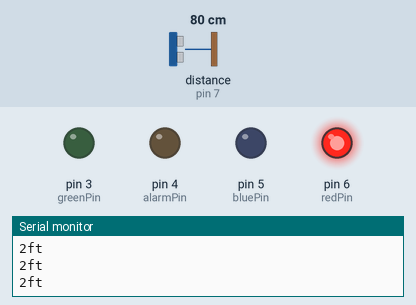
Simulated run of this sketch. Board: Arduino Uno, built with avr-gcc and run on an emulated ATmega328P. On the bench: output pins drawn as LEDs (lit = HIGH), the last lines printed to the serial monitor. Wiring (inferred from the names in the program): ultrasonic range finder: trigger pin 7; echo pin 7. The test bench sets the inputs (shaded band); at power-on: distance to the obstacle (sensor on pin 7) 80 cm. The echo pulse lasts 58.3 µs per cm.

Above: at 1.2 s.
1.3 s: distance to the obstacle (sensor on pin 7) set to 149 cm
2.8 s: distance to the obstacle (sensor on pin 7) set to 158 cm
At 3.6 s:
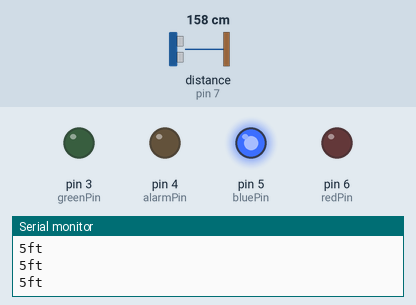
4.4 s: distance to the obstacle (sensor on pin 7) set to 179 cm
5.9 s: distance to the obstacle (sensor on pin 7) set to 188 cm
At 7.1 s:
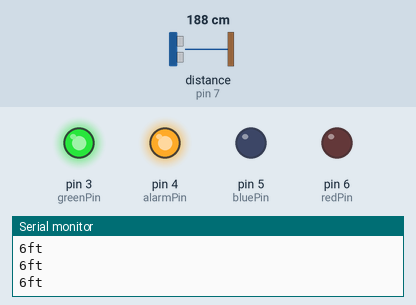
7.5 s: distance to the obstacle (sensor on pin 7) set to 2 cm
At 8.4 s:
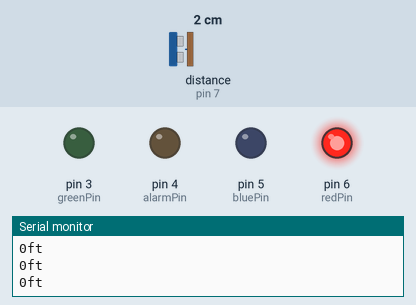
9.0 s: distance to the obstacle (sensor on pin 7) set to 250 cm
At 10.5 s:
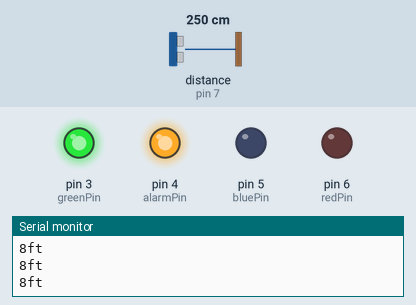
Timing chart, 0 to 11.6 s (numbered marks = the images above; inputs shaded):
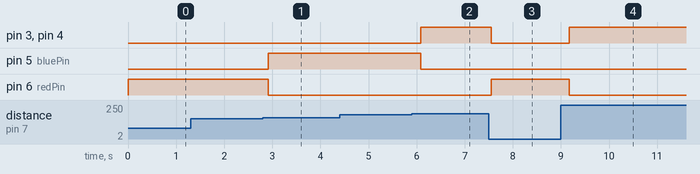

Measured:
- the behaviour switches between 152 and 153 cm on distance to the obstacle (sensor on pin 7) (found by bisection; images 0 and 1)
- the behaviour switches between 182 and 183 cm on distance to the obstacle (sensor on pin 7) (found by bisection; images 1 and 2)
- after the input at 2.8 s, pin 5 (bluePin): LOW → HIGH after 0.12 s; pin 6 (redPin): HIGH → LOW after 0.12 s
- after the input at 5.9 s, pin 3 (greenPin), pin 4 (alarmPin): LOW → HIGH after 0.18 s; pin 5 (bluePin): HIGH → LOW after 0.18 s
- after the input at 7.5 s, pin 3 (greenPin), pin 4 (alarmPin): HIGH → LOW after 0.05 s; pin 6 (redPin): LOW → HIGH after 0.05 s
- after the input at 9.0 s, pin 3 (greenPin), pin 4 (alarmPin): LOW → HIGH after 0.18 s; pin 6 (redPin): HIGH → LOW after 0.18 s

The sketch:

DistTesting.ino
```cpp
const int pingPin = 7;
const int redPin = 6;
const int bluePin = 5;
const int greenPin = 3;
const int switchPin = 2;
const int alarmPin = 4;

void setup()
{
  Serial.begin(9600);
  pinMode(redPin, OUTPUT);
  pinMode(bluePin, OUTPUT);
  pinMode(greenPin, OUTPUT);
  pinMode(switchPin, INPUT);
  pinMode(alarmPin, OUTPUT);
}

void loop(){
   // establish variables for duration of the ping, and the distance result
  // in inches and centimeters:
  long duration, feet, cm;

  // The PING))) is triggered by a HIGH pulse of 2 or more microseconds.
  // Give a short LOW pulse beforehand to ensure a clean HIGH pulse:
  pinMode(pingPin, OUTPUT);
  digitalWrite(pingPin, LOW);
  delayMicroseconds(5);
  digitalWrite(pingPin, HIGH);
  delayMicroseconds(10);
  digitalWrite(pingPin, LOW);

  // The same pin is used to read the signal from the PING))): a HIGH pulse
  // whose duration is the time (in microseconds) from the sending of the ping
  // to the reception of its echo off of an object.
  pinMode(pingPin, INPUT);
  duration = pulseIn(pingPin, HIGH);

  // convert the time into a distance
  cm = microsecondsToCentimeters(duration);
  feet = cm / 30.48;

  if (feet >= 6){
    digitalWrite(greenPin, HIGH);
    digitalWrite(redPin, LOW);
    digitalWrite(bluePin, LOW);
  }

  else if (feet <= 4){
    digitalWrite(greenPin, LOW);
    digitalWrite(redPin, HIGH);
    digitalWrite(bluePin, LOW);
  }

  else if (feet < 6 && feet > 4){
    digitalWrite(greenPin, LOW);
    digitalWrite(redPin, LOW);
    digitalWrite(bluePin, HIGH);
  }

  if ( feet < 6){
    digitalWrite(alarmPin, LOW);
    delay(100);
  }
  else {
  	digitalWrite(alarmPin, HIGH);
    delay(100);
  }

  Serial.print(feet);
  Serial.println("ft");
  delay(100);
}

long microsecondsToCentimeters(long microseconds) {
  // The speed of sound is 340 m/s or 29 microseconds per centimeter.
  // The ping travels out and back, so to find the distance of the object we
  // take half of the distance travelled.
  return microseconds / 29 / 2;
}


  
```
